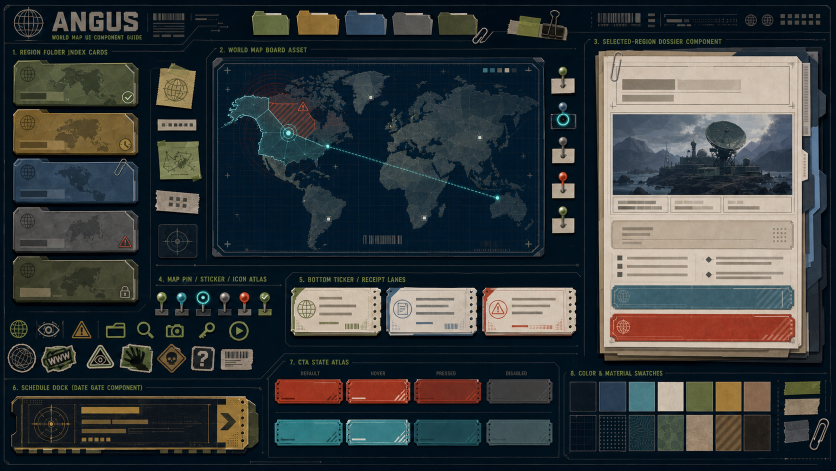
#> input picture docs/screenshots/2026-06-24-world-map-benchmark-landing/01-world-map-component-motherboard-v0.png, 1672 x 941 px (shown at 1/2 size)
$ python -i wmw_v0911_left_card_b25_badge_fix_pipeline.py   (imports and definitions only)
#> lines starting #> are read from the running program, lines starting #| are printed output that depends on the picture; after the words box and inside, x2 and y2 are one past the last pixel; in counts of white or black regions, pixels touching at a corner belong together
### scripts/ui-contracts/wmw/wmw_v092_left_card_b1_vertical_slice.py
# -*- coding: utf-8 -*-
from __future__ import annotations

import json
from collections import deque
from pathlib import Path

from PIL import Image, ImageChops, ImageDraw, ImageFilter, ImageFont, ImageOps


ROOT = Path(r"D:\angos")
BASE = ROOT / "docs/screenshots/2026-06-24-world-map-benchmark-landing"
CONTRACT_PATH = ROOT / "design/ui-contracts/world-map/left_region_card.json"

# B1 is intentionally not a pure program-drawn asset. It combines:
# - candidate B as the geometry-preserving source,
# - true imagegen B1 R4 as the local art source for photo slots and the red warning badge.
SOURCE_B = BASE / "383-world-map-wmw-v0-9-1-left-card-imagegen-candidate-b.png"
IMAGEGEN_B1_R4 = BASE / "396-world-map-wmw-v0-9-2-left-card-imagegen-candidate-b1-r4-wide-failed.png"
REF = BASE / "258-world-map-wmw-benchmark-shell-reference-v0-1.png"

OUT_CANDIDATE = BASE / "397-world-map-wmw-v0-9-2-left-card-candidate-b1-composited-polish.png"
OUT_QA = BASE / "398-world-map-wmw-v0-9-2-left-card-candidate-b1-geometry-qa.png"
OUT_ATLAS = BASE / "399-world-map-wmw-v0-9-2-left-card-candidate-b1-atlas-2x.png"
OUT_RUNTIME = BASE / "400-world-map-wmw-v0-9-2-left-card-candidate-b1-runtime-fill.png"
OUT_RUNTIME_QA = BASE / "401-world-map-wmw-v0-9-2-left-card-candidate-b1-runtime-fill-qa.png"
OUT_MANIFEST = BASE / "402-world-map-wmw-v0-9-2-left-card-candidate-b1-manifest.json"

GODOT_ASSET_DIR = ROOT / "gd_project/Assets/ui/angus_packaging/world_map/wmw_v09_left_card_slice"
GODOT_ATLAS = GODOT_ASSET_DIR / "left_region_card_candidate_b1_atlas_2x.png"
GODOT_MANIFEST = GODOT_ASSET_DIR / "left_region_card_candidate_b1_manifest.json"

STATE_ORDER = ["selected", "available", "warning", "locked"]
STATE_LABELS = [
    ("北美禁区带", "红线升温  推荐2"),
    ("欧洲灰域", "可派遣  线报2"),
    ("非洲禁区带", "异常升温  高危"),
    ("南美禁区带", "锁定  需3线报"),
]


def font(paths: list[str], size: int) -> ImageFont.FreeTypeFont | ImageFont.ImageFont:
#> called with size = 19
    for path in paths:
        if Path(path).exists():
            try:
                return ImageFont.truetype(path, size)
            except OSError:
                continue
    return ImageFont.load_default()


FONT_BOLD = [
    r"C:\Windows\Fonts\msyhbd.ttc",
    r"C:\Windows\Fonts\simhei.ttf",
    r"C:\Windows\Fonts\arialbd.ttf",
]
FONT_REGULAR = [
    r"C:\Windows\Fonts\msyh.ttc",
    r"C:\Windows\Fonts\simhei.ttf",
    r"C:\Windows\Fonts\arial.ttf",
]

TOKENS = {
    "label_title": {
        "font": font(FONT_BOLD, 19),
        "godot_font_size": 25,
        "fill": (18, 22, 18, 248),
        "godot_color": "#121612",
    },
    "meta_status": {
        "font": font(FONT_REGULAR, 11),
        "godot_font_size": 14,
        "fill": (66, 28, 20, 248),
        "godot_color": "#421c14",
    },
}
F_SMALL = font(FONT_REGULAR, 13)
F_NOTE = font(FONT_REGULAR, 16)
F_HEAD = font(FONT_BOLD, 26)


def load_contract() -> dict:
    return json.loads(CONTRACT_PATH.read_text(encoding="utf-8"))


def is_chroma_green(pixel: tuple[int, int, int]) -> bool:
    r, g, b = pixel
    return g >= 210 and r <= 70 and b <= 70


# [668 lines left out: functions build_mask, find_components, find_quadrant_boxes, crop_with_alpha, fit_into_frame, zero_chroma_alpha and 21 more, not called in this run]


# [2 lines that do not run on import are left out]

### scripts/ui-contracts/wmw/wmw_v0911_left_card_b25_badge_fix_pipeline.py
# -*- coding: utf-8 -*-
from __future__ import annotations

import colorsys
import argparse
import json
import math
from pathlib import Path

from PIL import Image, ImageDraw, ImageFilter, ImageOps

import wmw_v093_left_card_b11_vertical_slice as b11
#> further down, picture is the input picture: PIL image 1672x941 RGB; mean R, G, B 54.1, 59.1, 60
import wmw_v098_left_card_b22_hollow_shell_geometry_pipeline as b22


ROOT = Path(r"D:\angos")
BASE = ROOT / "docs/screenshots/2026-06-24-world-map-benchmark-landing"

VERSION = "v0.9.11"
ROUND_ID = "B2.5"
ASSET_ID = "world_map_wmw_left_region_card_b2_5_badge_fix"

B_ATLAS = b22.B_ATLAS
B13_ATLAS = b22.B13_ATLAS

OUT_COMPARE = BASE / "479-world-map-wmw-v0-9-11-left-card-b2-5-badge-fix-compare.png"
OUT_INGREDIENTS = BASE / "480-world-map-wmw-v0-9-11-left-card-b2-5-ingredients.png"
OUT_ATLAS = BASE / "481-world-map-wmw-v0-9-11-left-card-b2-5-atlas-2x.png"
OUT_GEOMETRY_QA = BASE / "482-world-map-wmw-v0-9-11-left-card-b2-5-geometry-qa.png"
OUT_RUNTIME = BASE / "483-world-map-wmw-v0-9-11-left-card-b2-5-runtime-fill.png"
OUT_RUNTIME_QA = BASE / "484-world-map-wmw-v0-9-11-left-card-b2-5-runtime-fill-qa.png"
OUT_FIT_QA = BASE / "485-world-map-wmw-v0-9-11-left-card-b2-5-16point-visual-qa.png"
OUT_MANIFEST = BASE / "486-world-map-wmw-v0-9-11-left-card-b2-5-manifest.json"
OUT_GODOT = BASE / "487-world-map-wmw-v0-9-11-left-card-b2-5-godot-single-component.png"
OUT_GODOT_QA = BASE / "488-world-map-wmw-v0-9-11-left-card-b2-5-godot-single-component-qa.png"

GODOT_ASSET_DIR = ROOT / "gd_project/Assets/ui/angus_packaging/world_map/wmw_v09_left_card_slice"
GODOT_INGREDIENT_DIR = GODOT_ASSET_DIR / "ingredients"
GODOT_ATLAS = GODOT_ASSET_DIR / "left_region_card_b25_badge_fix_atlas_2x.png"
GODOT_MANIFEST = GODOT_ASSET_DIR / "left_region_card_b25_badge_fix_manifest.json"

STATE_ORDER = b11.STATE_ORDER
FRAME_SIZE = b11.FRAME_SIZE
EXPORT_SIZE = b11.EXPORT_SIZE
TARGET_RATIO = b11.TARGET_RATIO
RATIO_TOLERANCE = b11.RATIO_TOLERANCE
PHOTO_RECT_2X = b11.PHOTO_RECT_2X
ACTION_RECT_2X = b11.ACTION_RECT_2X
MASTER_STATE = "available"
MASTER_INDEX = STATE_ORDER.index(MASTER_STATE)
EDGE_SCAN_MAX_EXPAND_PX = 8
BADGE_GLYPH_RADIUS = 27.0
BADGE_GLYPH_CLEAR_EXPAND = 3
BADGE_HUE_TOLERANCE = 0.08
BADGE_LOW_SATURATION = 0.12
BADGE_LIGHTNESS_TOLERANCE = 0.18


def _is_creamish(c: tuple[int, int, int, int]) -> bool:
    r, g, b, a = c
    return a > 180 and r > 145 and g > 120 and b > 85 and r > b + 18


def _is_action_rect(x: int, y: int) -> bool:
    x1, y1, x2, y2 = ACTION_RECT_2X
    return x1 <= x < x2 and y1 <= y < y2


# [9 lines left out: function _is_badge_core_pixel, not called in this run]


def _is_globe_area(x: int, y: int) -> bool:
    return x < 105 and y < 105


# [5 lines left out: function _is_old_photo_signature, not called in this run]


def _is_globe_antialias(c: tuple[int, int, int, int]) -> bool:
    r, g, b, a = c
    return a > 120 and r > 110 and g > 90 and b > 65 and r > b + 14


def _badge_center() -> tuple[float, float]:
    x1, y1, x2, y2 = ACTION_RECT_2X
    return ((x1 + x2) / 2.0, (y1 + y2) / 2.0)


def _inside_badge_glyph_zone(x: int, y: int) -> bool:
    cx, cy = _badge_center()
    return (x - cx) * (x - cx) + (y - cy) * (y - cy) <= BADGE_GLYPH_RADIUS * BADGE_GLYPH_RADIUS


def badge_cream_components(img: Image.Image) -> list[dict]:
    px = img.convert("RGBA").load()
    x1, y1, x2, y2 = ACTION_RECT_2X
#> x1 = 316; y1 = 212; x2 = 392; y2 = 288
    remaining: set[tuple[int, int]] = set()
#> remaining = 0 items
    for y in range(y1, y2):
        for x in range(x1, x2):
            if _is_creamish(px[x, y]):
                remaining.add((x, y))
    comps: list[dict] = []
    while remaining:
        start = remaining.pop()
        queue = [start]
        pixels = [start]
        for qx, qy in queue:
            for dy in (-1, 0, 1):
                for dx in (-1, 0, 1):
                    if dx == 0 and dy == 0:
                        continue
                    nb = (qx + dx, qy + dy)
                    if nb in remaining:
                        remaining.remove(nb)
                        queue.append(nb)
                        pixels.append(nb)
        xs = [x for x, _y in pixels]
        ys = [y for _x, y in pixels]
        comps.append(
            {
                "pixels": pixels,
                "bbox": (min(xs), min(ys), max(xs) + 1, max(ys) + 1),
                "centroid": (sum(xs) / len(xs), sum(ys) / len(ys)),
                "count": len(pixels),
            }
        )
    comps.sort(key=lambda item: item["count"], reverse=True)
    return comps


def is_badge_outer_ring_component(comp: dict) -> bool:
    _x1, y1, x2, y2 = ACTION_RECT_2X
    bx1, by1, bx2, by2 = comp["bbox"]
    cx, _cy = comp["centroid"]
    badge_cx, _badge_cy = _badge_center()
    return bx2 >= x2 - 18 and by2 >= y2 - 2 and by1 <= y1 + 6 and cx >= badge_cx + 4


def badge_glyph_pixels(img: Image.Image) -> set[tuple[int, int]]:
    pixels: set[tuple[int, int]] = set()
    for comp in badge_cream_components(img):
#> in _is_creamish, `r, g, b, a = c`: r = 3; g = 7; b = 10; a = 255
        if not is_badge_outer_ring_component(comp):
            pixels.update(comp["pixels"])
#> this loop made 5 passes
    return pixels


# [61 lines left out: functions badge_outer_ring_pixels, badge_glyph_clear_pixels, _frame_family_mask_pixel, _average_hls, not called in this run]


def _hue_delta(a: float, b: float) -> float:
    diff = abs(a - b)
    return min(diff, 1.0 - diff)


# [139 lines left out: functions _hls_summary_from_rgba, gate_badge_state_color_consistency, make_frame_family_mask, recolor_shell_from_master, extract_globe_patch, not called in this run]


def extract_badge_glyph(source_state_frame: Image.Image) -> tuple[Image.Image, dict]:
    src = source_state_frame.convert("RGBA")
    sp = src.load()
    raw_coords = sorted(badge_glyph_pixels(src))
    mask = Image.new("L", FRAME_SIZE, 0)
#> mask: PIL image 408x320 L; every value is 0
    mp = mask.load()
    for x, y in raw_coords:
        mp[x, y] = 255
#> this loop made 1313 passes
#> (x, y) on passes 1 to 3: (316, 239), (316, 240), (316, 241)
    eroded = mask.filter(ImageFilter.MinFilter(3))
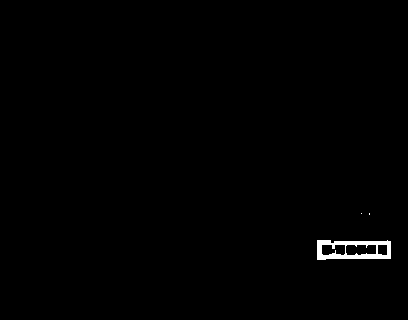
#> eroded: PIL image 408x320 L; 0.61% white; 3 white regions (2 under 20 px), largest, box (x1, y1, x2, y2) and area: (317, 240, 391, 260) 797
    ep = eroded.load()
    coords = sorted((x, y) for x, y in raw_coords if ep[x, y] > 0)
    if not coords:
        return Image.new("RGBA", (1, 1), (0, 0, 0, 0)), {
            "status": "fail",
            "raw_cream_glyph_pixels": len(raw_coords),
            "shape_alpha_pixels_after_1px_inset": 0,
            "non_cream_opaque_pixels": 0,
            "transparent_background_pixels": 1,
            "method": "cream glyph components excluding master outer badge ring, then 1px inset alpha mask",
        }
    bx1 = min(x for x, _y in coords)
    by1 = min(y for _x, y in coords)
    bx2 = max(x for x, _y in coords) + 1
    by2 = max(y for _x, y in coords) + 1
    glyph = Image.new("RGBA", (bx2 - bx1, by2 - by1), (0, 0, 0, 0))
#> glyph: PIL image 74x47 RGBA; every value is 0
    gp = glyph.load()
    for x, y in coords:
        gp[x - bx1, y - by1] = sp[x, y]
#> this loop made 800 passes
#> (x, y) on passes 1 to 3: (317, 240), (317, 241), (317, 242)
    non_cream = 0
    opaque = 0
    for y in range(glyph.height):
        for x in range(glyph.width):
            c = gp[x, y]
            if c[3] > 0:
                opaque += 1
                if not _is_creamish(c):
                    non_cream += 1
    return glyph, {
        "status": "pass" if non_cream == 0 and opaque == len(coords) else "fail",
        "raw_cream_glyph_pixels": len(raw_coords),
        "shape_alpha_pixels_after_1px_inset": len(coords),
        "non_cream_opaque_pixels": non_cream,
        "transparent_background_pixels": glyph.width * glyph.height - opaque,
        "crop_bbox_2x": [bx1, by1, bx2, by2],
        "method": "cream glyph components excluding master outer badge ring, then 1px inset alpha mask; no rectangular background pixels retained",
    }


# [124 lines left out: functions clear_badge_glyph_area, paste_badge_glyph, selected_glow_layer, scrub_green_for_nonselected, full_rect_cutout_mask, count_old_signature_in_rect and 1 more, not called in this run]


def count_side_residue(frame: Image.Image, window: tuple[int, int, int, int], side: str) -> tuple[int, list[list[int]]]:
    return count_old_signature_in_rect(frame, side_scan_rect(window, side))


# [75 lines left out: functions expand_window_for_edge_residue, gate_old_content_leftover, make_master_hollow_shell, not called in this run]


def photo_underlay_for_state(photo_frame: Image.Image, window: tuple[int, int, int, int], state: str) -> Image.Image:
    photo = photo_frame.crop(b22.SOURCE_PHOTO_RECT_2X).convert("RGBA")
    return b22.cover_photo_to_window(photo, window, state)


# [420 lines left out: functions compose_single_master_frames, make_compare_board, make_ingredient_board, make_fit_qa, make_manual_visual_check_table, make_runtime_preview and 4 more, not called in this run]


# [2 lines not run here, left out]

>>> from PIL import Image
>>> picture = Image.open('../../../docs/screenshots/2026-06-24-world-map-benchmark-landing/01-world-map-component-motherboard-v0.png')
>>> result = extract_badge_glyph(picture)
